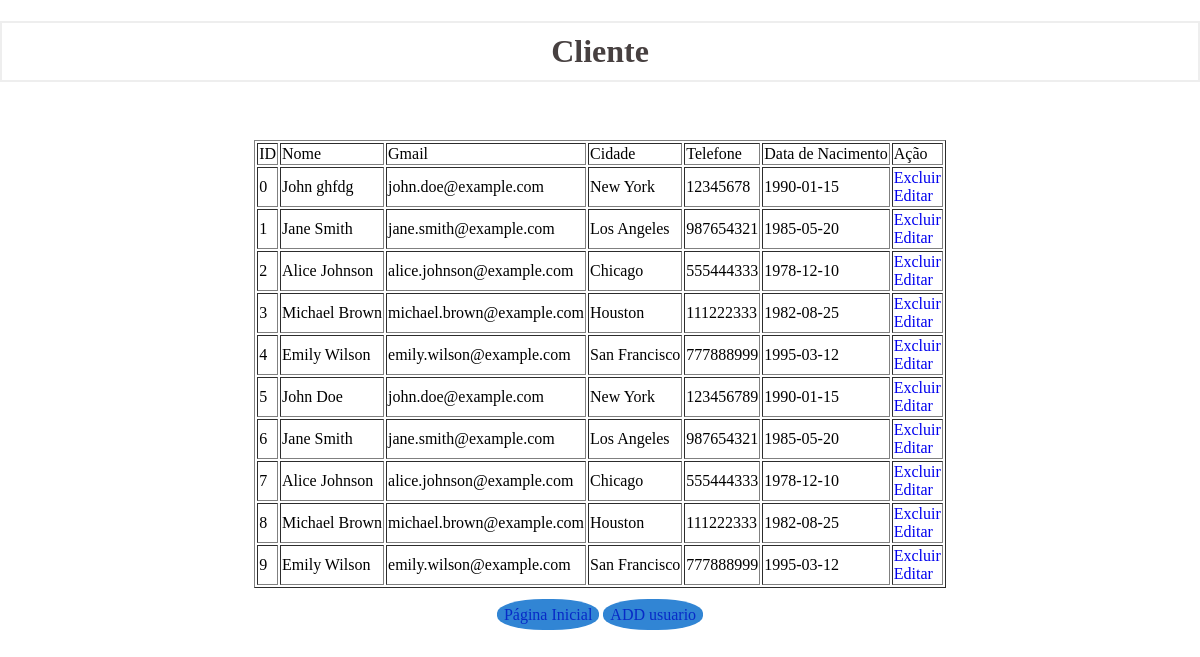
Page /cliente on the committed database.
### tables this page shows
CREATE TABLE cliente (
                idcliente INTEGER PRIMARY KEY,
                nome TEXT,
                email TEXT,
                cidade TEXT,
                telefone INTERGER,
                data_nasc DATE
            );

### main.py (the view)
@app.route("/cliente")
def cliente():
  con = sqlite3.connect("vendas.db")
  cur = con.cursor()
  cur.execute("Select * from cliente")
  dados = cur.fetchall()
  return render_template("cliente/index_Cliente.html", dados=dados)

### templates/cliente/index_Cliente.html (shortened to what this page needs)
<!DOCTYPE html>
<html lang="pt-br">
<head>
</head>
<body>
    <center>
    <h1>Cliente</h1>
    <br>
    <br>
    <table border="1">
        <tr class="topo">
            <td>ID</td>
            <td>Nome</td>
            <td>Gmail</td>
            <td>Cidade</td>
            <td>Telefone</td>
            <td>Data de Nacimento</td>
            <td>Ação</td>
        </tr>
        {% for row in dados %}
        <tr>
            <td>{{row[0]}}</td>
            <td>{{row[1]}}</td>
            <td>{{row[2]}}</td>
            <td>{{row[3]}}</td>
            <td>{{row[4]}}</td>
            <td>{{row[5]}}</td>
            <td>
                <a href="{{url_for('excluir',id=row[0])}}">Excluir</a><br>
                <a href="{{url_for('editar_cliente',id=row[0])}}">Editar</a>
            </td>
        </tr>
        {% endfor %}
    </table>
    <br>
    <a href="{{url_for('home')}}" class="btn">Página Inicial</a>
    <a href="{{url_for('novo_cliente')}}" class="btn">ADD usuario </a>
    </center>
</body>
</html>

### templates/cliente/index_Cliente.html (style rules this page uses)
body { padding: 0; margin: 0; }
h1 { border: 2px #eee solid; color: rgba(31, 23, 23, 0.822); text-align: center; padding: 10px; }
a { text-decoration: none; }
.btn { padding: 6px; border: 1px solid rgba(0, 0, 0, 0); border-radius:45%; text-decoration: none; background-color: rgb(49, 133, 212); color: rgb(7, 42, 199); }

### rows in the picture
cliente: idcliente "0", nome "John ghfdg", email "john.doe@example.com", cidade "New York", telefone "12345678", data_nasc "1990-01-15"
cliente: idcliente "1", nome "Jane Smith", email "jane.smith@example.com", cidade "Los Angeles", telefone "987654321", data_nasc "1985-05-20"
cliente: idcliente "2", nome "Alice Johnson", email "alice.johnson@example.com", cidade "Chicago", telefone "555444333", data_nasc "1978-12-10"
cliente: idcliente "3", nome "Michael Brown", email "michael.brown@example.com", cidade "Houston", telefone "111222333", data_nasc "1982-08-25"
cliente: idcliente "4", nome "Emily Wilson", email "emily.wilson@example.com", cidade "San Francisco", telefone "777888999", data_nasc "1995-03-12"
cliente: idcliente "5", nome "John Doe", email "john.doe@example.com", cidade "New York", telefone "123456789", data_nasc "1990-01-15"
cliente: idcliente "6", nome "Jane Smith", email "jane.smith@example.com", cidade "Los Angeles", telefone "987654321", data_nasc "1985-05-20"
cliente: idcliente "7", nome "Alice Johnson", email "alice.johnson@example.com", cidade "Chicago", telefone "555444333", data_nasc "1978-12-10"
cliente: idcliente "8", nome "Michael Brown", email "michael.brown@example.com", cidade "Houston", telefone "111222333", data_nasc "1982-08-25"
cliente: idcliente "9", nome "Emily Wilson", email "emily.wilson@example.com", cidade "San Francisco", telefone "777888999", data_nasc "1995-03-12"
